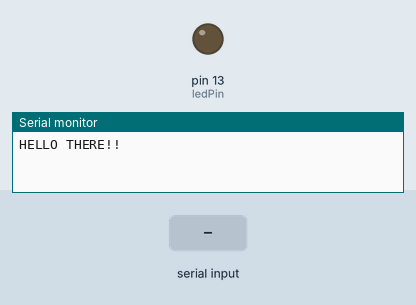
The sketch below on a simulated Arduino Uno, built with avr-gcc and run on an emulated ATmega328P. Parts: output pins drawn as LEDs (lit = HIGH), the last lines printed to the serial monitor. The inputs (shaded band) are chosen by the test bench.

Above: at 1.2 s.
1.3 s: "1" received over Serial
At 1.6 s:
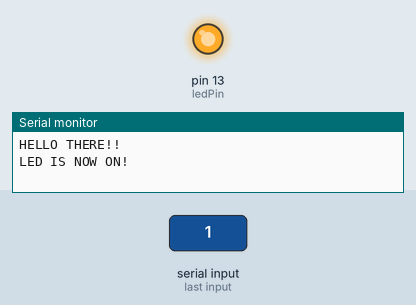
2.8 s: "2" received over Serial
At 3.9 s:
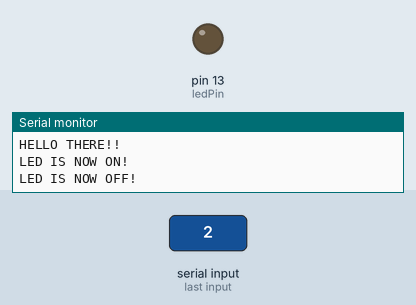
Timing chart, 0 to 5.8 s (numbered marks = the images above; inputs shaded):
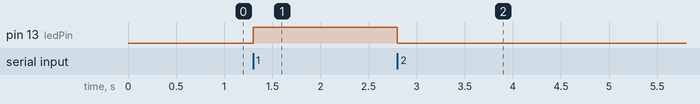

Measured:
- after the input at 1.3 s, pin 13 (ledPin): LOW → HIGH at once
- after the input at 2.8 s, pin 13 (ledPin): HIGH → LOW at once

The sketch:

bluetooth_led_on_off.ino
```cpp
// Define the pin number for the LED
int ledPin = 13;

// Setup function, runs once when the Arduino starts
void setup() {
  // Start serial communication at a baud rate of 9600
  Serial.begin(9600);

  // Print a message to the serial monitor
  Serial.println("HELLO THERE!!");

  // Set the LED pin as an output
  pinMode(ledPin, OUTPUT);
}

// Loop function, runs repeatedly after setup
void loop() {
  // Read data from the serial port
  int data = Serial.read();

  // Check if the received data is '1'
  if (data == '1') {
    // Turn on the LED
    digitalWrite(ledPin, HIGH);

    // Print a message to the serial monitor
    Serial.println("LED IS NOW ON!");
  }

  // Check if the received data is '2'
  if (data == '2') {
    // Turn off the LED
    digitalWrite(ledPin, LOW);

    // Print a message to the serial monitor
    Serial.println("LED IS NOW OFF!");
  }

  // Main code continues to run repeatedly in the loop
}
```
